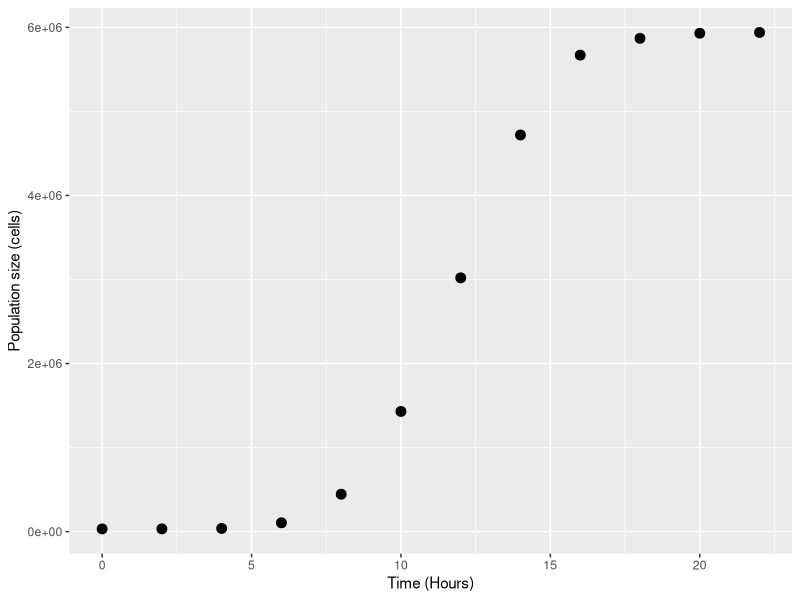
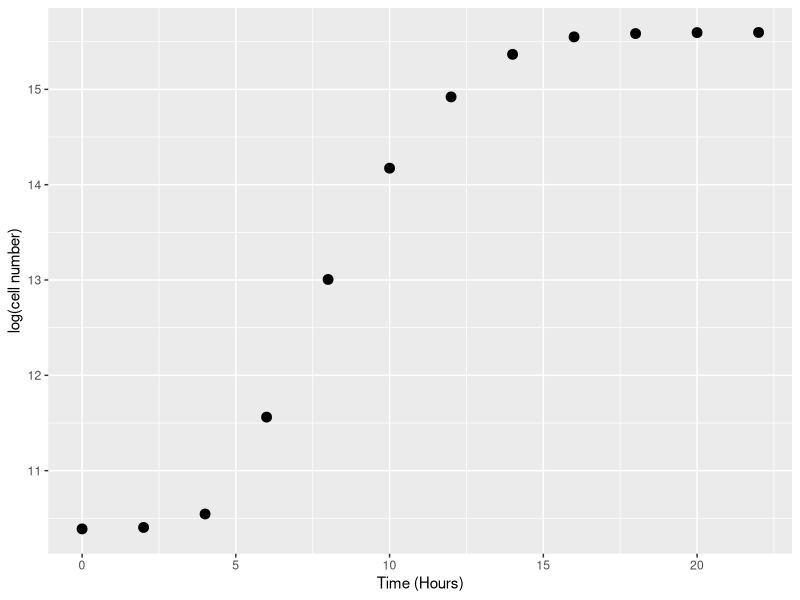
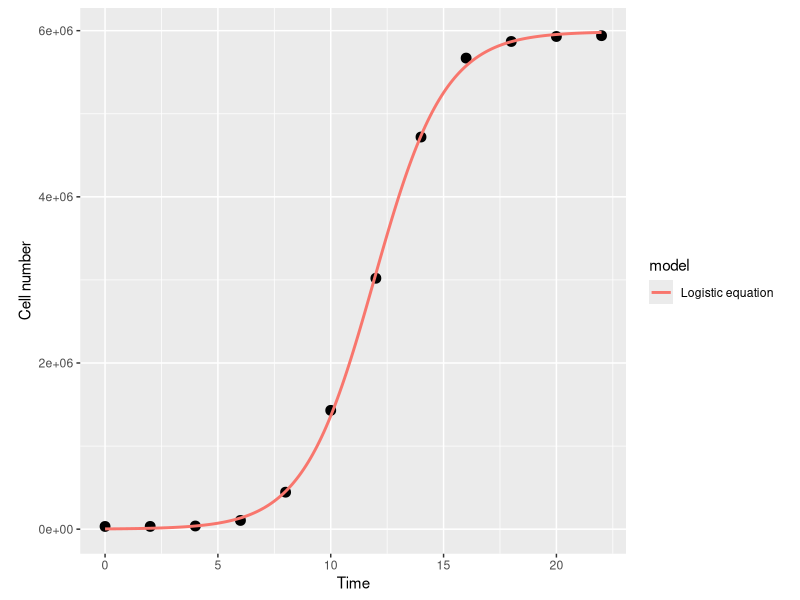
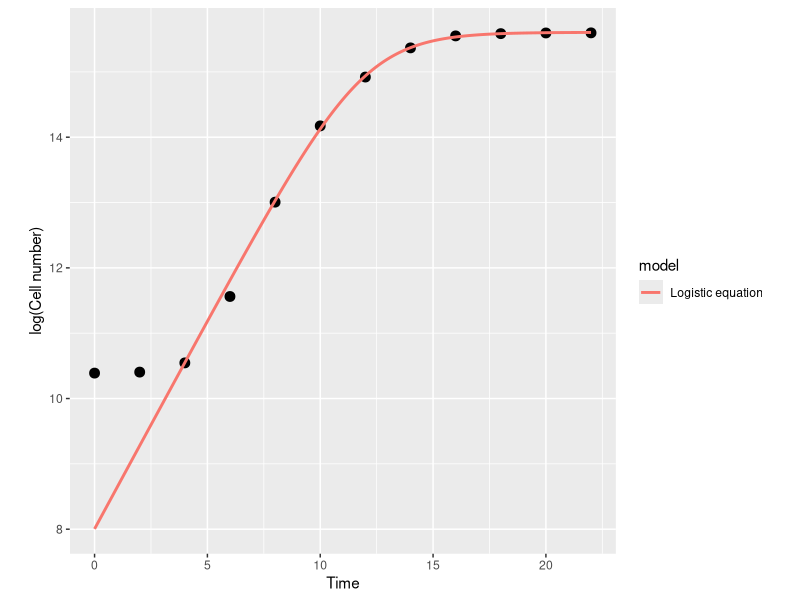
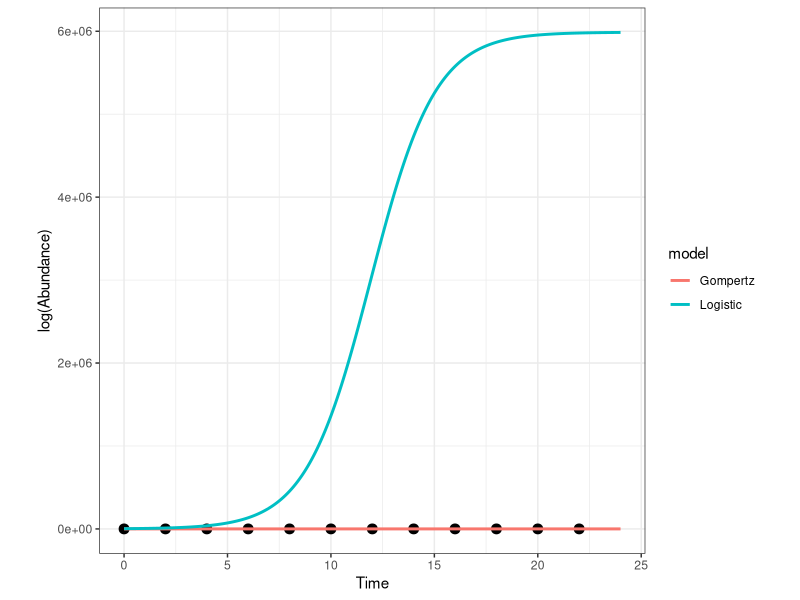

The R source for these figures, in order:
### Abundances ###

library(ggplot2)
library(minpack.lm)

## Generate some data on the number of bacterial cells as a function of time

t <- seq(0, 22, 2)
N <- c(32500, 33000, 38000, 105000, 445000, 1430000, 3020000, 4720000, 5670000, 5870000, 5930000, 5940000)

set.seed(1234) # set seed to ensure you always get the same random sequence

data <- data.frame(t, N + rnorm(length(time), sd = .1)) # add some random error
# added a vector of normally distributed errors to emulate random sampling errors

names(data) <- c("Time", "N")

head(data)

# Plot these data

ggplot(data, aes(x = Time, y = N)) +
  geom_point(size = 3) +
  labs(x = "Time (Hours)", y = "Population size (cells)")

## Basic linear approach

# Log transforms the data and estimate by eye where growth looks exponential

data$LogN <- log(data$N)

# Visualize

ggplot(data, aes(x = t, y = LogN)) +
  geom_point(size = 3) +
  labs(x = "Time (Hours)", y = "log(cell number)")
# logged data looks fairly linear between hours 4 and 10

# use that time period to calculate the growth rate

(data[data$Time == 10,]$LogN - data[data$Time == 4,]$LogN) / (10 - 4) # 0.6046411
# our first, most basic estimate of r is 0.6

# Shouldn't take the data points directly, instead fit a linear model though 

lm_growth <- lm(LogN ~ Time, data = data[data$Time > 2 & data$Time < 12,])
summary(lm_growth) # 0.61638
# still not idea because we estimated exponential phase by eye
# do it better by iterating through different windows of points, comparing the 
# slopes and finding which the highest is to give the maximum growth rate rmax 
# - a rolling regression
# better still fit a more appropriate mathematical model using NLLS

## Fitting non-linear models for growth trajectories

# Define logistic model as a function object

logistic_model <- function(t, r_max, N_max, N_0) { # classic logistic equation
  return(N_0 * N_max * exp(r_max * t) / (N_max + N_0 * (exp(r_max * t) - 1)))
}

# Fit the model
# need some starting parameters for the model

N_0_start <- min(data$N)
N_max_start <- max(data$N)
r_max_start <- 0.62 # use out linear estimate from before

fit_logistic <- nlsLM(N ~ logistic_model(t = Time, r_max, N_max, N_0),
                     data,
                     list(r_max = r_max_start, N_0 = N_0_start, N_max = N_max_start))

summary(fit_logistic)

# Plot the fit

timepoints <- seq(0, 22, 0.1)

logistic_points <- logistic_model(t = timepoints, 
                                  r_max = coef(fit_logistic)["r_max"],
                                  N_max = coef(fit_logistic)["N_max"],
                                  N_0 = coef(fit_logistic)["N_0"])

df1 <- data.frame(timepoints, logistic_points)
df1$model <- "Logistic equation"
names(df1) <- c("Time", "N", "model")

ggplot(data, aes(x = Time, y = N)) +
  geom_point(size = 3) +
  geom_line(data = df1, aes(x = Time, y = N, col = model), size = 1) +
  theme(aspect.ratio = 1) + # make the plot square
  labs(x = "Time", y = "Cell number")

# What would this function look like on a log-transformed axis?

ggplot(data, aes(x = Time, y = LogN)) +
  geom_point(size = 3) +
  geom_line(data = df1, aes(x = Time, y = log(N), col = model), size = 1) +
  theme(aspect.ratio = 1) + # make the plot square
  labs(x = "Time", y = "log(Cell number)")
# model diverges from the data at the lower end
# logistic model assumes that the population is growing right from the start

## Fit the four growth models

gompertz_model <- function(t, r_max, N_max, N_0, t_lag){ # Modified gompertz growth model (Zwietering 1990)
  return(log(N_max / N_0) * exp(-exp(r_max * exp(1) * (t_lag - t)/log(N_max / N_0) + 1)))
}

gompertz_model2 <- function(t, r_max, N_max, N_0, t_lag){ # Modified gompertz growth model (Zwietering 1990)
  return(log(N_0) + (log(N_max) - log(N_0)) * exp(-exp(r_max * exp(1) * (t_lag - t)/((log(N_max) - log(N_0)) * log(10)) + 1)))
}

baranyi_model <- function(t, r_max, N_max, N_0, t_lag){  # Baranyi model (Baranyi 1993)
  return(N_max + log10((-1+exp(r_max*t_lag) + exp(r_max*t))/(exp(r_max*t) - 1 + exp(r_max*t_lag) * 10^(N_max-N_0))))
}

buchanan_model <- function(t, r_max, N_max, N_0, t_lag){ # Buchanan model - three phase logistic (Buchanan 1997)
  return(N_0 + (t >= t_lag) * (t <= (t_lag + (N_max - N_0) * log(10)/r_max)) * r_max * (t - t_lag)/log(10) + (t >= t_lag) * (t > (t_lag + (N_max - N_0) * log(10)/r_max)) * (N_max - N_0))
}

# Generate some starting values for the NLLS
# derive the starting values by using the actual data

N_0_start <- min(data$N)
N_max_start <- max(data$N)
t_lag_start <- data$Time[which.max(diff(diff(data$LogN)))]
r_max_start <- max(diff(data$LogN)) / mean(diff(data$Time))

# Fit the models

fit_logistic <- nlsLM(N ~ logistic_model(t = Time, r_max, N_max, N_0), data,
                      list(r_max=r_max_start, N_0=N_0_start, N_max=N_max_start))

fit_gompertz <- nlsLM(LogN ~ gompertz_model2(t = Time, r_max, N_max, N_0, t_lag), data,
                      list(t_lag=t_lag_start, r_max=r_max_start, N_0 = N_0_start, N_max = N_max_start))


#fit_baranyi <- nlsLM(LogN ~ baranyi_model(t = Time, r_max, N_max, N_0, t_lag), data,
#                      list(t_lag=t_lag_start, r_max=r_max_start, N_0 = N_0_start, N_max = N_max_start)) # Error
#
#fit_buchanan <- nlsLM(LogN ~ buchanan_model(t = Time, r_max, N_max, N_0, t_lag), data,
#                      list(t_lag=t_lag_start, r_max=r_max_start, N_0 = N_0_start, N_max = N_max_start)) # Error

 # Get the model summaries

summary(fit_logistic)
# summary(fit_baranyi)
# summary(fit_buchanan)
# summary(fit_gompertz)

# See how the fits work

timepoints <- seq(0, 24, 0.1)

logistic_points <- logistic_model(t = timepoints, r_max = coef(fit_logistic)["r_max"], N_max = coef(fit_logistic)["N_max"], N_0 = coef(fit_logistic)["N_0"])

#baranyi_points <- baranyi_model(t = timepoints, r_max = coef(fit_baranyi)["r_max"], N_max = coef(fit_baranyi)["N_max"], N_0 = coef(fit_baranyi)["N_0"], t_lag = coef(fit_baranyi)["t_lag"])

#buchanan_points <- buchanan_model(t = timepoints, r_max = coef(fit_buchanan)["r_max"], N_max = coef(fit_buchanan)["N_max"], N_0 = coef(fit_buchanan)["N_0"], t_lag = coef(fit_buchanan)["t_lag"])

gompertz_points <- gompertz_model(t = timepoints, r_max = coef(fit_gompertz)["r_max"], N_max = coef(fit_gompertz)["N_max"], N_0 = coef(fit_gompertz)["N_0"], t_lag = coef(fit_gompertz)["t_lag"])

df1 <- data.frame(timepoints, logistic_points)
df1$model <- "Logistic"
names(df1) <- c("t", "LogN", "model")

#df2 <- data.frame(timepoints, baranyi_points)
#df2$model <- "Baranyi"
#names(df2) <- c("t", "LogN", "model")

#df3 <- data.frame(timepoints, buchanan_points)
#df3$model <- "Buchanan"
#names(df3) <- c("t", "LogN", "model")

df4 <- data.frame(timepoints, gompertz_points)
df4$model <- "Gompertz"
names(df4) <- c("t", "LogN", "model")

model_frame <- rbind(df1, df4) # baranyi and buchanan cannot be fir to the 
# dataset that we're working with

ggplot(data, aes(x = t, y = LogN)) +
  geom_point(size = 3) +
  geom_line(data = model_frame, aes(x = t, y = LogN, col = model), size = 1) +
  theme_bw() + # make the background white
  theme(aspect.ratio=1)+ # make the plot square 
  labs(x = "Time", y = "log(Abundance)")
# Logistic does not fir as well as the gompertz
